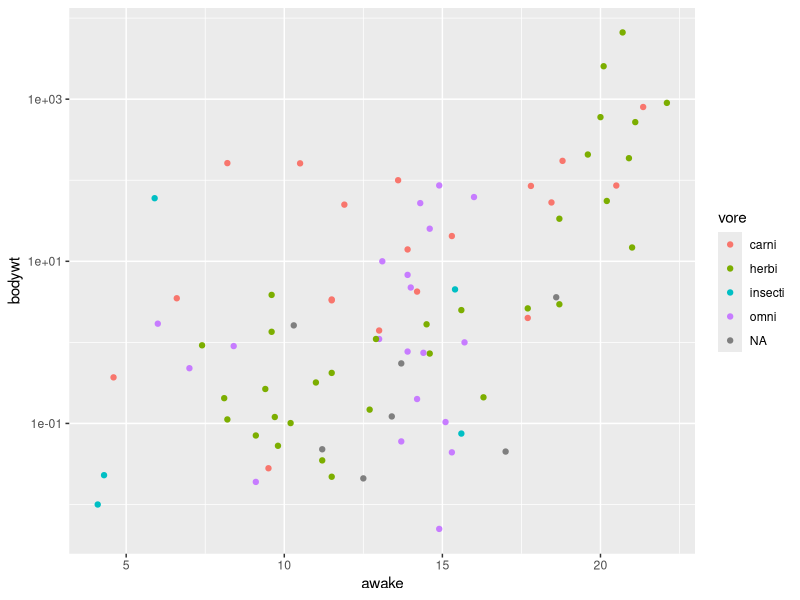
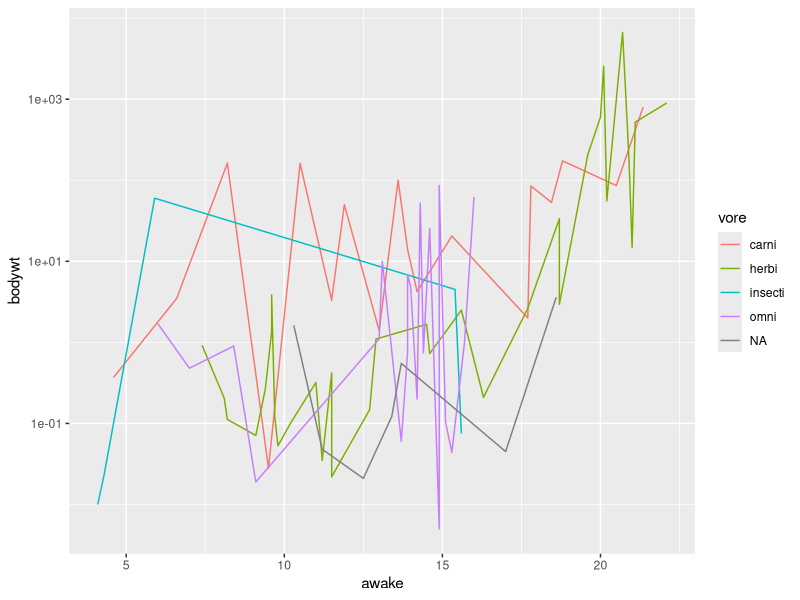
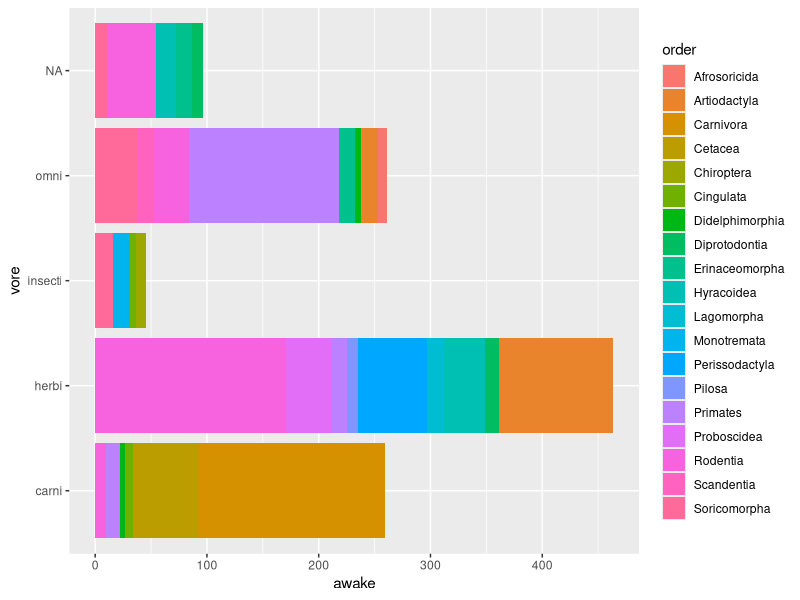
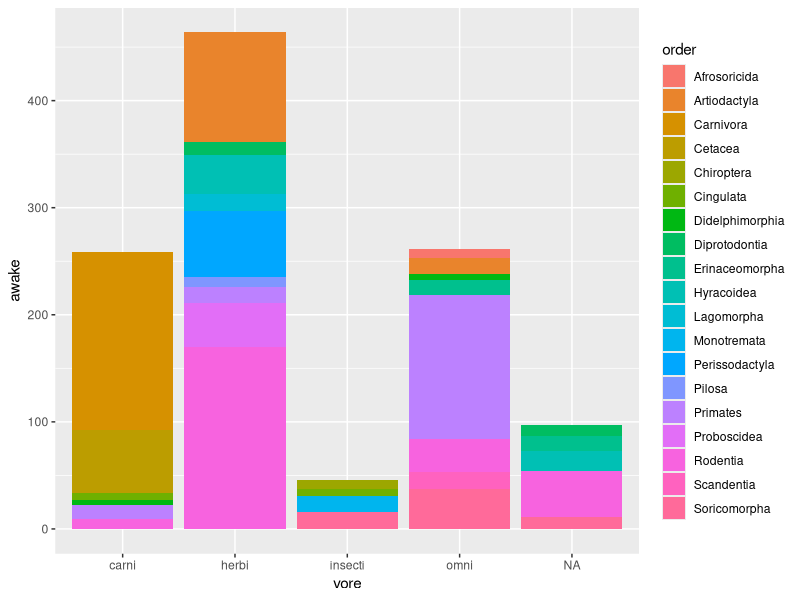

Generate these figures, in order, with R:
## ---- chunk 1
library(tidyverse)
msleep
## ---- chunk 2
#The more an animal is awake the higher body weight they will have. There is a weak correlation between body weight and how long they are awake. Herbivores vary more in time awake than other vores. Omnivores are not awake more than 15 hours a day and some insecti sleep a lot.
ggplot(data = msleep,aes(x=awake, y=bodywt))+
  geom_point(aes(color=vore))+
  scale_y_log10()
## ---- chunk 3
#Herbivores have a higher body weight the more they are awake. Carnivores vary in size and time awake, so it is hard to see a continous trend.
ggplot(data = msleep,aes(x=awake, y=bodywt))+
  geom_line(aes(color=vore))+
  scale_y_log10()
## ---- chunk 4
ggplot(data = msleep,aes(x=vore, y=awake, fill= order))+
  geom_bar(stat = "identity")+
  coord_flip()
## ---- chunk 5
ggplot(data = msleep,aes(x=vore, y=awake, fill= order))+
  geom_bar(stat = "identity")
